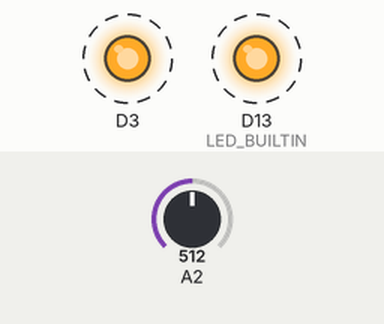
This sketch was run on a simulated Arduino Zero (SAMD21). On the bench: output pins drawn as LEDs (lit = HIGH). Dashed ring = blinking. The test bench sets the inputs (shaded band); at power-on: A2 = 512 (analog values on the 0–1023 scale). What the sketch prints to the serial monitor is not drawn.

Above: at 0.4 s.
Timing chart, 0 to 3.0 s (numbered marks = the images above):
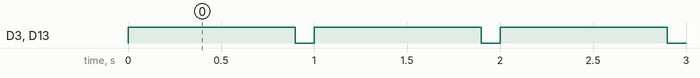

The sketch:

seeeduino_temp_control.ino
```cpp
#include <math.h>

const float v33 = 3.31; //voltage at 3.3V in the arduino XIAO
const float R1 = 4700; //resistance at R1 in the circuit

double temperature(double resistance){ //return temperature in celsius
  //temperature is calculated using Steinhart–Hart equation with B parameter form
  double t = log(resistance/100000); //100000 is the resistance at T0=25 celsius
  t = t/3950+1/298.15; //3950 is the B parameter of the NTC and 298.15 kelvin == 25 celsius is the reference temperature
  return 1/t-273.15; //convert kelvin to celsius
}

double voltage_to_resistance(double v){//return the resistance given a voltage
 return  (v*R1)/(v33-v);
}

int t = 100;

void setup() {
  analogReadResolution(12);
  pinMode(LED_BUILTIN, OUTPUT);
  pinMode(3, OUTPUT); //
  SerialUSB.begin(9600);
}

void loop() {

  //delay(10);
  digitalWrite(LED_BUILTIN, HIGH);   // turn the LED on (HIGH is the voltage level)
  digitalWrite(3, HIGH);   // turn the LED on (HIGH is the voltage level)
  //SerialUSB.println(String(reference,2));
  delay(1000-t);                       // wait for a second
  digitalWrite(LED_BUILTIN, LOW);    // turn the LED off by making the voltage LOW
  digitalWrite(3, LOW);    // turn the LED off by making the voltage LOW
  float voltage = analogRead(A2)*v33/4096;
  SerialUSB.println(temperature(voltage_to_resistance(voltage)));
  delay(t);                       // wait for a second
  //delay(100);
}
```

Measured:
- by itself, D3, D13 (LED_BUILTIN): alternates HIGH for 0.90 s and LOW for 0.10 s
